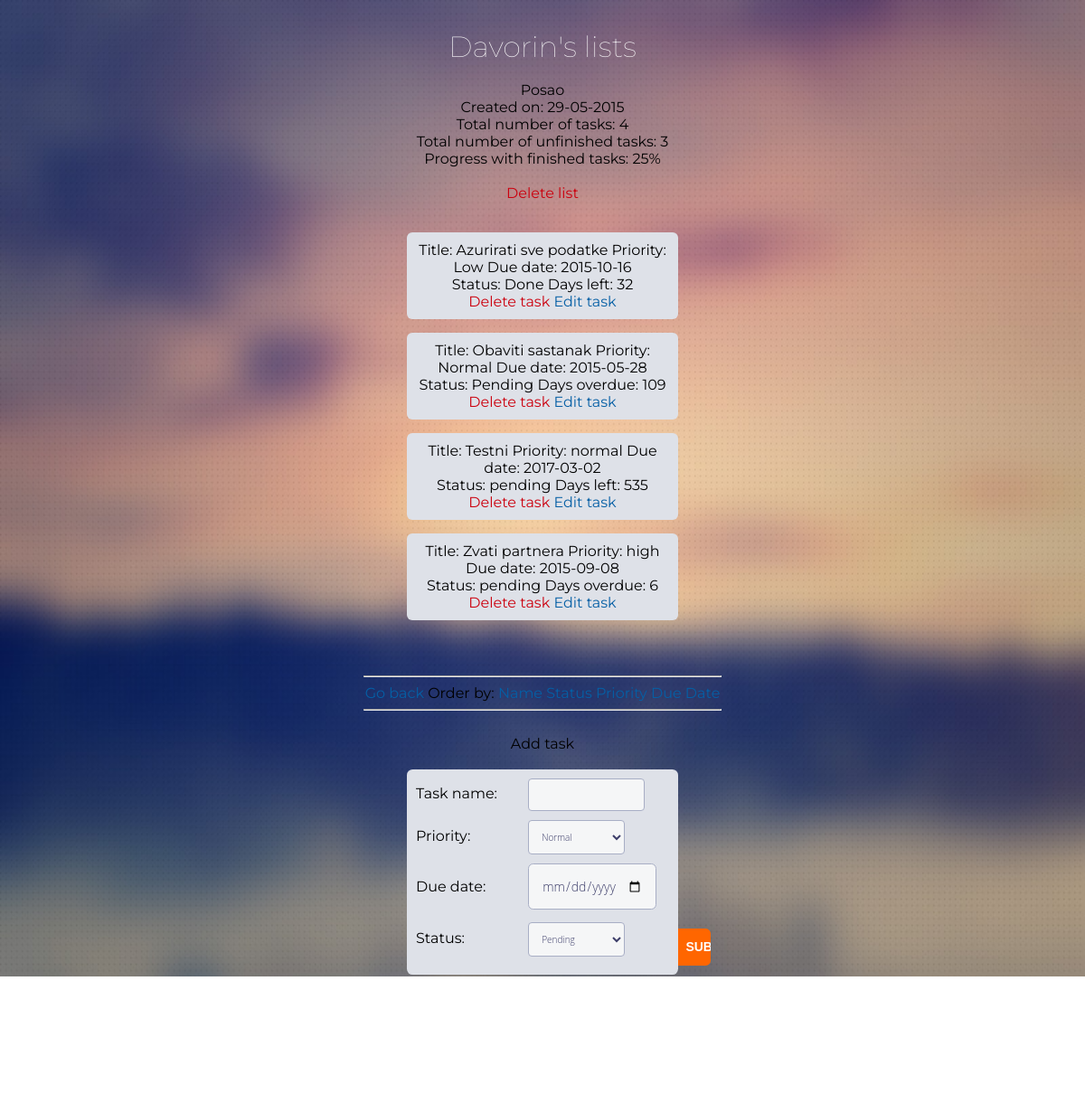
The app's page /view_list.php?id=60&orderBy=title (signed in) with its own data.
### tables this page shows
CREATE TABLE IF NOT EXISTS `lists` (
  `id` int(11) NOT NULL,
  `title` text NOT NULL,
  `user_id` int(11) NOT NULL,
  `date_created` varchar(50) NOT NULL
);

CREATE TABLE IF NOT EXISTS `tasks` (
  `id` int(11) NOT NULL,
  `title` text NOT NULL,
  `priority` varchar(255) NOT NULL,
  `due_date` date NOT NULL,
  `status` varchar(50) NOT NULL,
  `list_id` int(11) NOT NULL
);

### includes/database.php (called while the page is built, shortened)
<?php
class Database {
  private $connection;
  public function open_connection() {
    $this->connection = mysqli_connect('localhost', 'root', '', 'todo');
  }
  public function query($sql) {
    $result = mysqli_query($this->connection, $sql);
    return $result;
  }
  public function escape_value($string) {
    $escaped_string = mysqli_real_escape_string($this->connection, $string);
    return $escaped_string;
  }
  public function fetch_array($result_set) {
      return mysqli_fetch_array($result_set);
    }
}
$database = new Database();

### includes/database_objects.php (called while the page is built, shortened)
<?php
require_once('initialize.php');
class DatabaseObject {
  public static function find_by_id($id=0) {
    $result_array = static::find_by_sql("SELECT * FROM ".static::$table_name." WHERE id={$id} LIMIT 1");
		return !empty($result_array) ? array_shift($result_array) : false;
  }
  public static function find_by_sql($sql="") {
    global $database;
    $result_set = $database->query($sql);
    $object_array = array();
    while ($row = $database->fetch_array($result_set)) {
      $object_array[] = static::instantiate($row);
    }
    return $object_array;
  }
	private static function instantiate($record) {
		$object = new static;
		foreach($record as $attribute=>$value){
		  if($object->has_attribute($attribute)) {
		    $object->$attribute = $value;
		  }
		}
		return $object;
	}
	private function has_attribute($attribute) {
	  return array_key_exists($attribute, $this->attributes());
	}
	protected function attributes() {
	  $attributes = array();
	  foreach(static::$db_fields as $field) {
	    if(property_exists($this, $field)) {
	      $attributes[$field] = $this->$field;
	    }
	  }
	  return $attributes;
	}
}

### includes/task.php (called while the page is built, shortened)
<?php
require_once('initialize.php');
class Task extends DatabaseObject {
	protected static $table_name="tasks";
	public static function find_tasks_on($list_id=0) {
    global $database;
    $sql = "SELECT * FROM " . static::$table_name;
    $sql .= " WHERE list_id=" .$database->escape_value($list_id);
    return static::find_by_sql($sql);
	}
	public static function find_finished_on($list_id=0) {
	global $database;
    $sql = "SELECT * FROM " . static::$table_name;
    $sql .= " WHERE status= 'done'";
    $sql .= " AND list_id=" .$database->escape_value($list_id);
    return static::find_by_sql($sql);
	}
	public static function find_unfinished_on($list_id=0) {
	global $database;
    $sql = "SELECT * FROM " . static::$table_name;
    $sql .= " WHERE status= 'pending'";
    $sql .= " AND list_id=" .$database->escape_value($list_id);
    return static::find_by_sql($sql);
	}
	public static function order_by($order) {
		return static::find_by_sql("SELECT * FROM ".static::$table_name." WHERE list_id={$_GET["id"]} ORDER BY {$order}");
  }
}

### includes/list.php (called while the page is built, shortened)
<?php
class Lista extends DatabaseObject {
	public $id;
	public function tasks() {
		return Task::find_tasks_on($this->id);
	}
	public function finished_tasks() {
		return Task::find_finished_on($this->id);
	}
	public function unfinished_tasks() {
		return Task::find_unfinished_on($this->id);
	}
}

### view_list.php (the view, shortened to what this page needs)
<!DOCTYPE html>
<html>
<head>
<link href="css/style.css" rel='stylesheet' type='text/css' />
</head>
<body>
<div class="login-form">
  <?php require_once("includes/initialize.php");
  $lists = Lista::find_by_id($_GET['id']);
    $lists = Lista::find_by_id($_GET['id']);
    echo $lists->title;
    echo "Created on: " . $lists->date_created;
    echo "Total number of tasks: " . count($lists->tasks());
    echo "Total number of unfinished tasks: " . count($lists->unfinished_tasks());
    if (count($lists->finished_tasks()) > 0) {
      echo "Progress with finished tasks: " . round((count($lists->finished_tasks())/count($lists->tasks())*100),2) . "%</br></br>";
    } else echo "Progress with finished tasks: 0 percent</br>";
    ?>
<a href="admin/delete_list.php?id=<?php echo $lists->id;?>" class="colorRed" onclick="return confirm('Are you sure you want to delete this item?');">Delete list</a>
  <?php
  $tasks = $lists->tasks();
  $orderBy = array('title', 'status', 'priority', 'due_date',);
  if (isset($_GET['orderBy']) && in_array($_GET['orderBy'], $orderBy)) {
    $order = $_GET['orderBy'];
    $tasks = Task::order_by($order);
  }
  foreach ($tasks as $task) {
    echo '<div class="taskWrap"> Title: '. $task->title;
    echo " Priority: {$task->priority}";
    echo " Due date: {$task->due_date}<br>";
    echo " Status: {$task->status}";
    days_left(($task->due_date), (date('Y-m-d')));
    ?>
    <br>
    <a class="deleteTask colorRed" href="admin/delete_task.php?id=<?php echo $task->id;?>" data-id="<?php echo $task->id;?>">Delete task</a>
    <a href="admin/edit_task.php?id=<?php echo $task->id;?>">Edit task</a>
    </div>
    <?php } ?>
</br></br><hr>
<a href="index.php">Go back</a>
Order by:
<a href="view_list.php?id=<?php echo $lists->id; ?>&orderBy=title">Name</a>
<a href="view_list.php?id=<?php echo $lists->id;; ?>&orderBy=status">Status</a>
<a href="view_list.php?id=<?php echo $lists->id;; ?>&orderBy=priority">Priority</a>
<a href="view_list.php?id=<?php echo $lists->id;; ?>&orderBy=due_date">Due Date</a>
<hr><br>
<h2>Add task</h2>
<div class="task-form">
  <form action="view_list.php?id=<?php echo $lists->id; ?>" method="POST">
    <label>Task name:</label>
    <input type="text" class="text" name="title"/>
    <br>
    <label>Priority:</label>
    <select name="priority">
      <option selected value="normal">Normal</option>
    </select>
    <br>
    <label>Due date:</label>
    <input type="date" name="duedate">
    <br>
    <label>Status:</label>
    <select name="status">
      <option value="pending">Pending</option>
    </select>
    <input type="submit" class="submit" name="submit" value="Submit" />
  </form>
</div>
<div class="copy-right">
  <p>Davorin Lucic - Locastic</p>
</div>
</body>
</html>

### includes/functions.php (shortened to what this page needs)
<?php
function days_left($date1, $date2){
$date_diff=(strtotime($date1)-strtotime($date2)) / 86400;
if($date_diff > 0) {
	echo " Days left: " . round($date_diff);
} else {
	echo " Days overdue: " . abs(round($date_diff));
	}
}

### css/style.css (style rules this page uses)
html,body,div,span,applet,object,iframe,h1,h2,h3,h4,h5,h6,p,blockquote,pre,a,abbr,acronym,address,big,cite,code,del,dfn,em,img,ins,kbd,q,s,samp,small,strike,strong,sub,sup,tt,var,b,u,i,dl,dt,dd,ol,nav ul,nav li,fieldset,form,label,legend,table,caption,tbody,tfoot,thead,tr,th,td,article,aside,canvas,details,embed,figure,figcaption,footer,header,hgroup,menu,nav,output,ruby,section,summary,time,mark,audio,video { margin:0;padding:0;border:0;font-size:100%;font:inherit;vertical-align:baseline; }
a { text-decoration:none; }
html { height: 150%; }
body { background: url(../images/bg.jpg)no-repeat; font-family: 'Montserrat', sans-serif; background-size: 100% 135%; }
body a,form li,input[type="submit"],input[type="text"],.sixth-login input[type="submit"],.third-login input[type="submit"] { transition: 0.1s all; -webkit-transition: 0.1s all; -moz-transition: 0.1s all; -o-transition: 0.1s all; }
a { color: #055fa5; outline: none; }
form { padding-top: 1em; background: #dee1e8; border-radius: .4em; }
input[type="text"], select, input[type="date"] { font-family: 'Open Sans', sans-serif; width: 40%; padding: 1em 1em 1em 1em; color: #3D3E6A; font-size: 14px; outline: none; background: #f5f6f7; border: none; font-weight: 100; margin-bottom: 1em; border: 1px solid#A8AEC5; border-radius: .4em; -webkit-border-radius: 0.4em; -o-border-radius: 0.4em; -moz-border-radius: 0.4em; }
input[type="submit"] { background: #ff6600; padding: .8em .6em .8em .6em; outline: none; border: none; font-size: 1em; cursor: pointer; color: #fff; text-transform: uppercase; font-weight: bold; border-top-right-radius: .4em; -webkit-border-top-right-radius: .4em; -o-border-top-right-radius: .4em; -moz-border-top-right-radius: .4em; border-bottom-right-radius: .4em; -webkit-border-bottom-right-radius: .4em; -o-border-bottom-right-radius: .4em; -moz-border-bottom-right-radius: .4em; position: absolute; width: 12%; right: -12%; font-size: 14px; bottom: 10px; padding: .9em .6em .9em .6em; }
input[type="text"], select { width: 38%; padding: 1em 1em 1em 1em; font-size: 10px; }
.login-form { width: 33%; height: 100%; margin: 0 auto; text-align: center; position: relative; }
.task-form { width: 300px; text-align: left; margin: 0 auto; position: relative; }
.task-form form { padding: 10px; position: relative; }
.task-form input[type="submit"] { left: 300px; width: auto; }
.task-form label { width: 120px; display: inline-block; }
.taskWrap { width: 280px; margin: 15px auto; background-color: #dee1e8; padding: 10px; border-radius: 6px; }
.login-form p { padding-bottom: 2em; color: #fff; font-weight: 100; font-size: 1.2em; }
.colorRed { color: #cc000e; }
.copy-right { text-align: center; padding-top: 10em; color: #fff; }
.copy-right { padding-top: 5em; }
.login-form p { margin-left: 1em; }

### records on screen
lists: title "Posao", date_created "29-05-2015"
tasks: title "Azurirati sve podatke", priority "Low", due_date "2015-10-16", status "Done", due_date "32"
tasks: title "Obaviti sastanak", priority "Normal", due_date "2015-05-28", status "Pending", due_date "109"
tasks: title "Testni", priority "normal", due_date "2017-03-02", status "pending", due_date "535"
tasks: title "Zvati partnera", priority "high", due_date "2015-09-08", status "pending", due_date "6"

### other values on screen
$_SESSION["first_name"] "Davorin"
count($lists->tasks()) "4"
count($lists->unfinished_tasks()) "3"
count($lists->finished_tasks())/count($lists->tasks())*100 "25"
